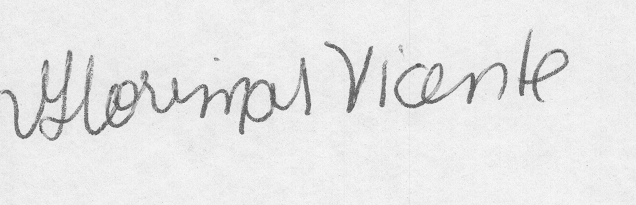
#> input picture dataset/original_signs/original_2_18.png, 636 x 205 px; its folder holds 4 pictures in this run
$ python data_preprocessing.py
#> lines starting #> are read from the running program, lines starting #| are printed output that depends on the picture
import cv2
import numpy as np
import os
from sklearn.model_selection import train_test_split
import imghdr  # Added to check if the file is an image

# Paths to your dataset
real_signatures_path = 'dataset/original_signs/'
forged_signatures_path = 'dataset/forged_signs/'

# Image size for resizing
img_size = (64, 64)

# Function to load and preprocess images
def load_images(signatures_path, label):
#> called with signatures_path = 'dataset/original_signs/', label = 1
    images = []
    labels = []
    for img_name in os.listdir(signatures_path):
        img_path = os.path.join(signatures_path, img_name)

        # Check if the file is an image
        if imghdr.what(img_path) is None:
            continue  # Skip non-image files

        # Read image in grayscale
        img = cv2.imread(img_path, cv2.IMREAD_GRAYSCALE)
#> img is the input picture: shape (205, 636); min 70, max 249, mean 230.8

        if img is None:
            print(f"Warning: Unable to read image {img_name}")
            continue  # Skip unreadable images

        # Resize the image
        img_resized = cv2.resize(img, img_size)
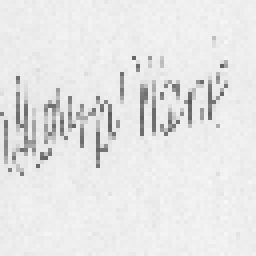
#> img_resized: shape (64, 64) (shown 4 times larger); min 91, max 247, mean 230.3

        # Normalize pixel values to be between 0 and 1
        img_normalized = img_resized.astype('float32') / 255.0

        # Append to images list and assign the label (1 for real, 0 for forged)
        images.append(img_normalized)
        labels.append(label)
#> pass 2 of the loop in load_images, `for img_name in os.listdir(signatures_path):`:
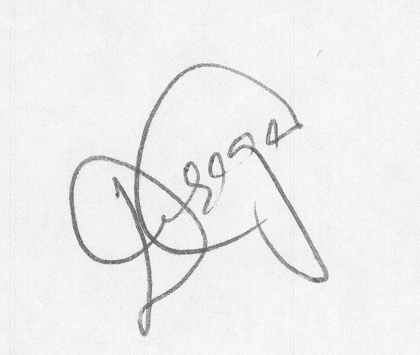
#> input picture dataset/original_signs/original_43_5.png, 420 x 355 px
#> in load_images, img is the input picture: shape (355, 420); min 83, max 254, mean 238.2
#> in load_images, `img_resized = cv2.resize(img, img_size)`:
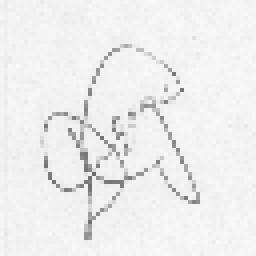
#> img_resized: shape (64, 64) (shown 4 times larger); min 109, max 250, mean 238.2
#> pass 3 of the loop in load_images, `for img_name in os.listdir(signatures_path):`:
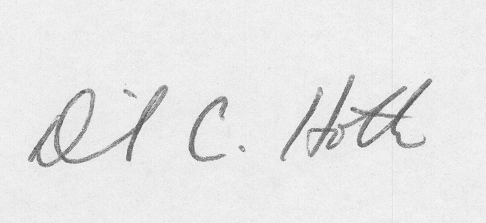
#> input picture dataset/original_signs/original_4_3.png, 486 x 223 px
#> in load_images, img is the input picture: shape (223, 486); min 85, max 248, mean 231.4
#> in load_images, `img_resized = cv2.resize(img, img_size)`:
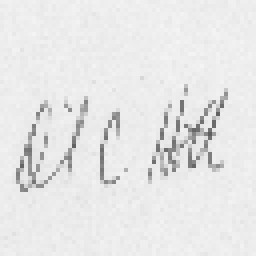
#> img_resized: shape (64, 64) (shown 4 times larger); min 94, max 244, mean 231.1
#> the loop made 4 passes; the first 3 are shown

    return images, labels

# Load real and forged signature images
real_images, real_labels = load_images(real_signatures_path, label=1)
forged_images, forged_labels = load_images(forged_signatures_path, label=0)
#> (the run stopped early here; a loop or call above may not have finished)
